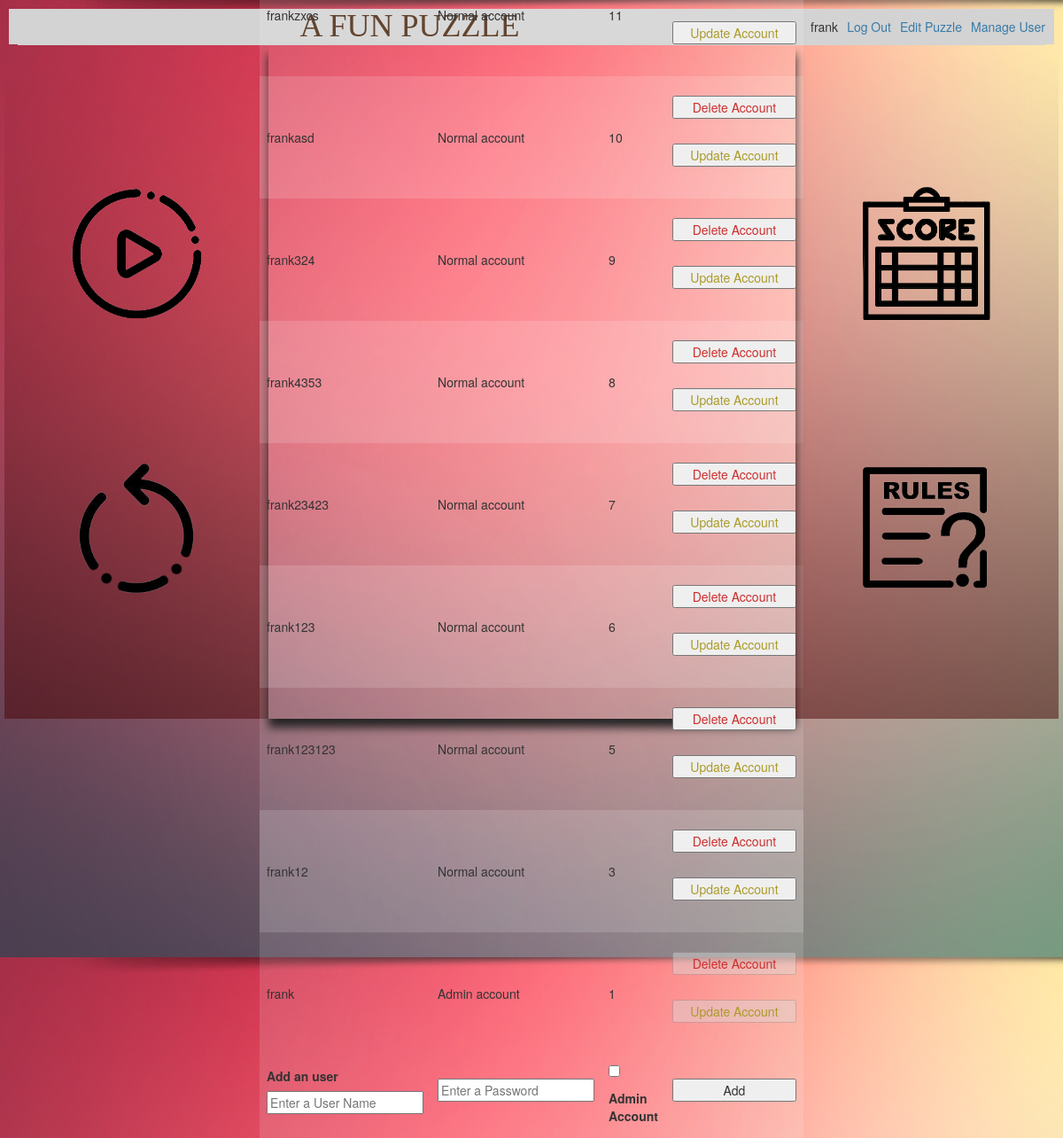
/manage (signed in), run on the app's committed database.
### tables this page shows
CREATE TABLE user (
  id INTEGER PRIMARY KEY AUTOINCREMENT,
  username TEXT UNIQUE NOT NULL,
  password TEXT NOT NULL,
  isadmin INTEGER NOT NULL

);

### flaskapp/play.py (the view, shortened to what this page needs)
@bp.route('/manage', methods=('GET', 'POST'))
@login_required
def manage():
    db = get_db()
    users = db.execute(
        'SELECT id, username, isadmin'
        ' FROM user '
        ' ORDER BY id DESC'
    ).fetchall()
    return render_template('play/manage.html', users=users)

### flaskapp/auth.py (called while the page is built)
@bp.before_app_request
def load_logged_in_user():
    user_id = session.get('user_id')
    if user_id is None:
        g.user = None
    else:
        g.user = get_db().execute(
            'SELECT * FROM user WHERE id = ?', (user_id,)
        ).fetchone()

def login_required(view):
    @functools.wraps(view)
    def wrapped_view(**kwargs):
        if g.user is None:
            return redirect(url_for('auth.login'))
        return view(**kwargs)
    return wrapped_view

### flaskapp/db.py (called while the page is built)
def get_db():
    if 'db' not in g:
        g.db = sqlite3.connect(
            current_app.config['DATABASE'],
            detect_types=sqlite3.PARSE_DECLTYPES
        )
        g.db.row_factory = sqlite3.Row
    return g.db

### flaskapp/templates/play/manage.html (shortened to what this page needs)
{% extends 'base.html' %}
{% block content %}
    {% if g.user['isadmin'] == 1 %}
    <div class="row">
      <div class="col-xs-12">
        <table id="scoreboard">
          {% for user in users %}
          <tr>
            <td>{{ user[1] }}</td>
            {% if user[2] == 1 %}
            <td>Admin account</td>
            {% else %}
            <td>Normal account {{user[3]}}</td>
            {% endif %}
            <td>{{ user[0] }}</td>
            <td>
              {% if g.user['id'] != user['id'] %}
              <form action="{{ url_for('play.delete', id=user['id']) }}" method="post">
                <input class="danger actions" type="submit" value="Delete Account">
              </form>
              <form action="{{ url_for('play.changeaccounttype', id=user['id']) }}" method="post">
                <input class="warning actions" type="submit" value="Update Account">
              </form>
              {% else %}
              <form action="{{ url_for('play.delete', id=user['id']) }}" method="post">
                <input class="danger" type="submit" value="Delete Account" disabled>
              </form>
              <form action="{{ url_for('play.changeaccounttype', id=user['id']) }}" method="post">
                <input class="warning" type="submit" value="Update Account" disabled>
              </form>
              {% endif %}
            </td>
          </tr>
          {% endfor %}
          <tr>
            <form method="post">
              <td>
                <label for="username">Add an user</label>
                <input name="username" id="username" placeholder="Enter a User Name" required>
              </td>
              <td>
                <input type="password" name="password" id="password" placeholder="Enter a Password" required>
              </td>
              <td>
                <input type="checkbox" name="adminpass" id="adminpass" placeholder="" value="1">
                <label for="adminpass">Admin Account</label>
              </td>
              <td>
                <input type="submit" value="Add">
              </td>
            </form>
          </tr>
        </table>
      </div>
    </div>
    {% else %}
    <h1>Permission denied, Please contact admin to gain access.</h1>
    {% endif %}
{% endblock %}

### flaskapp/templates/base.html (shortened to what this page needs)
<!doctype html>
<link rel="stylesheet" href="https://maxcdn.bootstrapcdn.com/bootstrap/3.4.1/css/bootstrap.min.css">
<link rel="stylesheet" href="{{ url_for('static', filename='css/style.css') }}">
<nav>
  <h1>A FUN PUZZLE</h1>
  <ul>
    {% if g.user %}
      <li><span>{{ g.user['username'] }}</span>
      <li><a href="{{ url_for('auth.logout') }}">Log Out</a>
      {% if g.user['isadmin'] == 1 %}
      <li><a href="{{ url_for('play.edit') }}">Edit Puzzle</a>
      <li><a href="{{ url_for('play.manage') }}">Manage User</a>
      {% endif %}
    {% else %}
      <li><a href="{{ url_for('auth.register') }}">Register</a>
      <li><a href="{{ url_for('auth.login') }}">Log In</a>
    {% endif %}
  </ul>
</nav>
<section class="content">
  <header>
  </header>
  <div class="row" >
    <div class="col-sm-3 col-xs-12 centerdiv maindivs">
      <div class="row">
        <div class="col-sm-12 col-xs-6 btndiv">
          <a href="/play#play">
            <div class="play buttondiv">
            </div>
          </a>
        </div>
        <div class="col-sm-12 col-xs-6 btndiv">
          <a href="/restart">
            <div class="restart buttondiv">
            </div>
          </a>
        </div>
      </div>
    </div>
    <div class="col-sm-6 col-xs-12 gamediv maindivs" id="play">
  {% block content %}
  {% endblock %}
</div>
<div class="col-sm-3 col-xs-12 centerdiv maindivs">
  <div class="row">
    <div class="col-sm-12 col-xs-6 btndiv">
      <a href="/score">
        <div class="score buttondiv">
        </div>
      </a>
    </div>
    <div class="col-sm-12 col-xs-6 btndiv">
      <a href="/rules">
        <div class="rules buttondiv">
        </div>
      </a>
    </div>
  </div>
</div>
</div>
</section>

### flaskapp/static/css/style.css (style rules this page uses)
.gamediv { height: 95vh; display: flex; display: -webkit-flex; justify-content: center; align-items: center; transition: 0.3s; box-shadow: 0px 10px 10px rgb(0, 0, 0); }
.centerdiv { height: 95vh; display: flex; justify-content: center; background: linear-gradient(rgba(0, 0, 0, 0.0), rgba(72, 2, 2, 0.5)); }
.btndiv { display: flex; justify-content: center; }
.buttondiv { margin-top: 20vh; margin-left: 20px; margin-right: 20px; height: 150px; width: 150px; background-repeat: no-repeat; background-size: contain; transition: 0.3s; }
.play { background-image: url("pics/play.png"); }
.restart { background-image: url("pics/restart.png"); }
.score { background-image: url("pics/score.png"); }
.rules { background-image: url("pics/rules.png"); }
table { border-collapse: collapse; width: 100%; }
th, td { text-align: left; padding: 8px; }
tr:nth-child(even) { background-color: #f2f2f226 }
tr:nth-child(odd) { background-color: #f8f8f846 }
h1 { font-family: cursive; text-align: center; font-family: serif; color: #49260d; margin: 1rem 0; }
a { color: #377ba8; }
nav { width: 100%; background: lightgray; display: flex; align-items: center; padding: 0 0.5rem; }
nav h1 { flex: auto; margin: 0; }
nav ul { display: flex; list-style: none; margin: 0; padding: 0; }
nav ul li a, nav ul li span, header .action { display: block; padding: 0.5rem; }
.content { padding: 0 1rem 1rem; }
.content>header { border-bottom: 1px solid lightgray; display: flex; align-items: flex-end; }
.content:last-child { margin-bottom: 0; }
.content form { margin: 1em 0; display: flex; flex-direction: column; }
.content label { font-weight: bold; margin-bottom: 0.5em; }
.content input, .content textarea { margin-bottom: 1em; }
input.danger { color: #cc2f2e; }
input.warning { color: #aa9b2a; }
input[type=submit] { align-self: start; min-width: 10em; }

### data on the page
user: user.username "frank", username "frank", isadmin "Admin account", id "1"
user: username "frankzxcs", id "11"
user: username "frankasd", id "10"
user: username "frank324", id "9"
user: username "frank4353", id "8"
user: username "frank23423", id "7"
user: username "frank123", id "6"
user: username "frank123123", id "5"
user: username "frank12", id "3"
